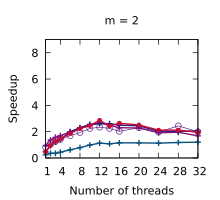

Generate this figure with gnuplot:
set title "m = 2"
set terminal pdf size 2.2,2.0
set output "./results/LUD_n___512,_m___2.pdf"
set key off
set xrange [1:32]
set xtics (1, 4, 8, 12, 16, 20, 24, 28, 32)
set xlabel "Number of threads"
set yrange [0:9]
set ytics (0, 2, 4, 6, 8)
set ylabel "Speedup"
plot './results/LUD_n___512,_m___2.dat' using 1:2 title "Work stealing" pointsize 0.7 lw 1 pt 6 linecolor rgb "#5B2182" with linespoints, \
  './results/LUD_n___512,_m___2.dat' using 1:3 title "Multi-atomics 64 1 4" pointsize 0.7 lw 2 pt 1 linecolor rgb "#801478" with linespoints, \
  './results/LUD_n___512,_m___2.dat' using 1:4 title "Multi-atomics 2 64 1 4" pointsize 0.7 lw 2 pt 1 linecolor rgb "#0A5080" with linespoints, \
  './results/LUD_n___512,_m___2.dat' using 1:5 title "Multi-atomics 3 64 1 4" pointsize 0.7 lw 2 pt 1 linecolor rgb "#281480" with linespoints, \
  './results/LUD_n___512,_m___2.dat' using 1:6 title "WorkAssisting 4" pointsize 0.4 lw 2 pt 7 linecolor rgb "#C80A35" with linespoints
